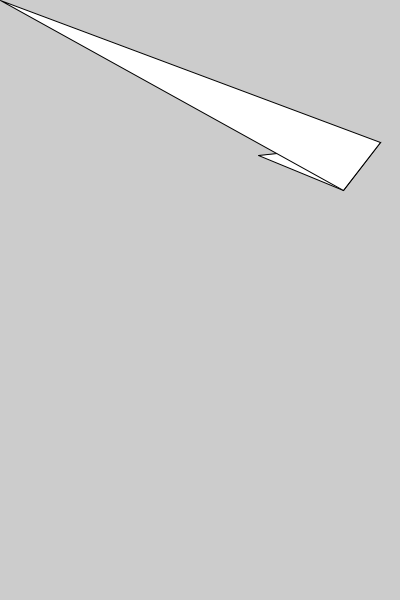
Frame 1 (no input)
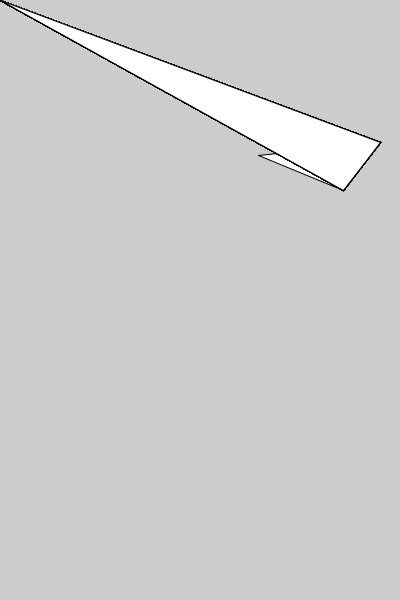
Frame 60 (the mouse pressed at the canvas centre just before this capture)
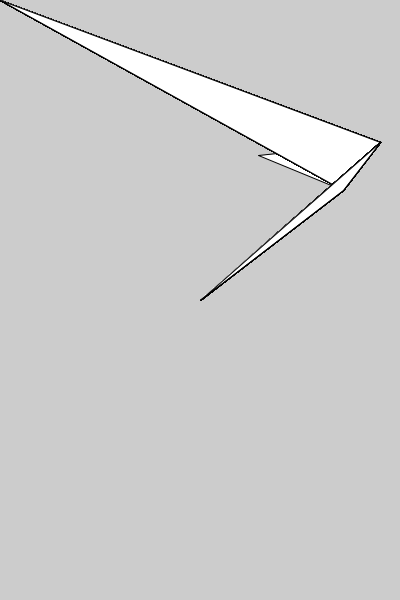
Frame 120 (the mouse held since frame 60 and released just before this capture)

The Processing sketch that drew these frames (run headless with seeded random() and noise(); from frame 60 on, the mouse is pressed at the canvas centre):

// Processing sketch: forme_ECV_7_draw
// ── forme_ECV_7_draw.pde
PVector a;
PVector b;
PVector c;

void setup() {
  a = new PVector(random(width), random(height));
  b = new PVector(random(width), random(height));
  c = new PVector(random(width), random(height));
  
  size(400,600);
  beginShape();
  vertex(a.x, a.y);
  vertex(b.x, b.y);
  vertex(c.x, c.y);
  vertex(a.x, a.y); 
  endShape();
}


void draw() {
  a.set(mouseX, mouseY);
  beginShape();
  vertex(a.x, a.y);
  vertex(b.x, b.y);
  vertex(c.x, c.y);
  vertex(a.x, a.y); 
  endShape();
}
